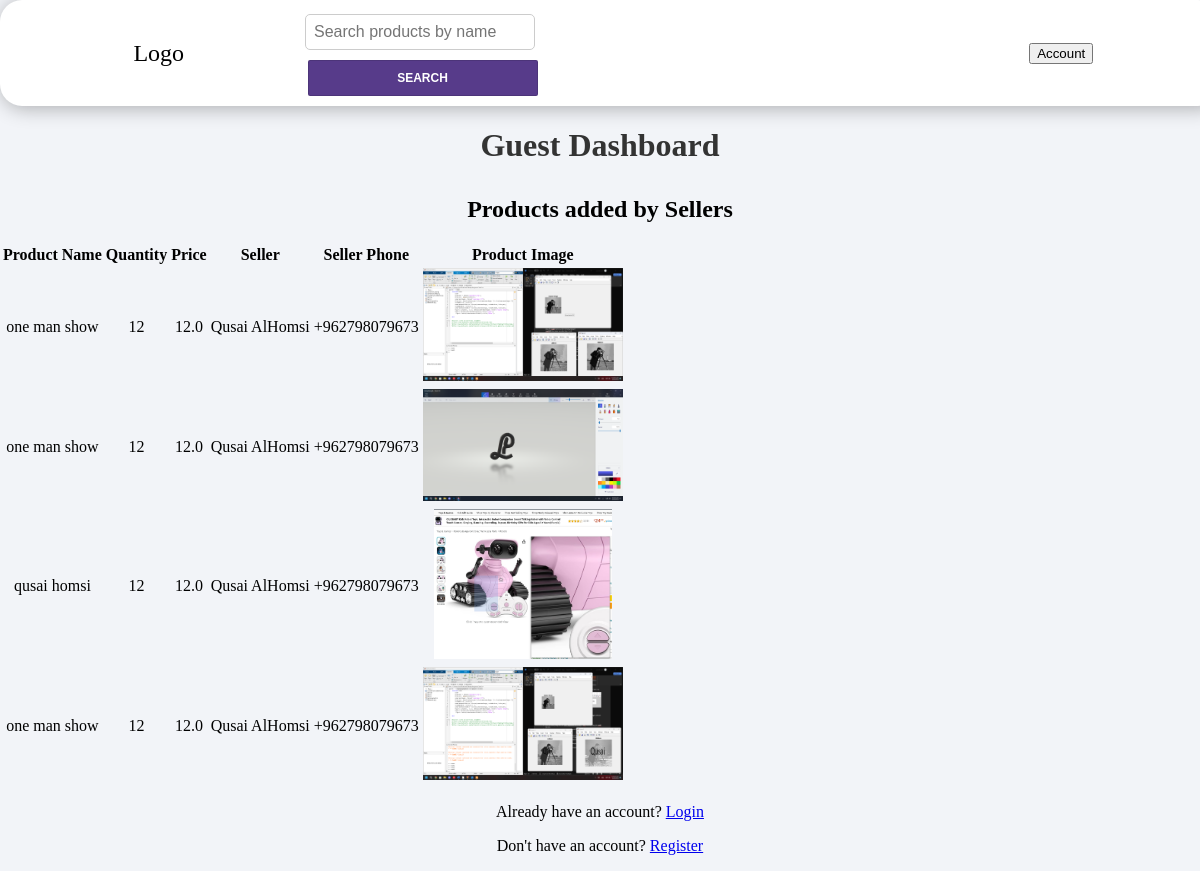
Before: / with the older database file.
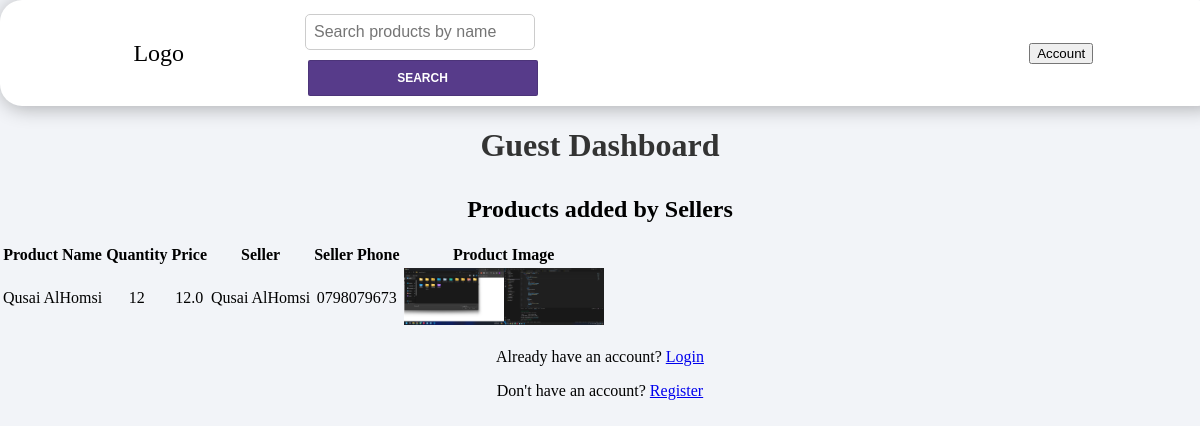
After: the same page with the newer database file.
### app.py (models this page shows, shortened)
class Product(db.Model):
    id = db.Column(db.Integer, primary_key=True)
    name = db.Column(db.String(100), nullable=False)
    quantity = db.Column(db.Integer, nullable=False)
    price = db.Column(db.Float, nullable=False)
    photo = db.Column(db.String(100), nullable=True)
    user_id = db.Column(db.Integer, db.ForeignKey('user.id'), nullable=True)

class User(db.Model, UserMixin):
    id = db.Column(db.Integer, primary_key=True)
    name = db.Column(db.String(100), nullable=False)
    email = db.Column(db.String(100), unique=True, nullable=False)
    password = db.Column(db.String(100), nullable=False)
    role = db.Column(db.String(20), nullable=False, default='customer')
    phonenumber = db.Column(db.String(20), nullable=True)

### app.py (the view)
@app.route('/')
def guest_dashboard():
    products_with_users = db.session.query(Product, User).join(User).all()
    return render_template('index.html', products_with_users=products_with_users)

### templates/index.html (shortened to what this page needs)
<!DOCTYPE html>
<html lang="en">
  <head>
    <link
      rel="stylesheet"
      href="{{ url_for('static', filename='seller.css') }}"
    />
  </head>
  <body>
    {% include 'navbar.html' %}
    <h1>Guest Dashboard</h1>
    <div>
      <h2>Products added by Sellers</h2>
      <table>
        <thead>
          <tr>
            <th>Product Name</th>
            <th>Quantity</th>
            <th>Price</th>
            <th>Seller</th>
            <th>Seller Phone</th>
            <th>Product Image</th>
          </tr>
        </thead>
        <tbody>
          {% for product, user in products_with_users %}
          <tr>
            <td>{{ product.name }}</td>
            <td>{{ product.quantity }}</td>
            <td>{{ product.price }}</td>
            <td>{{ user.name }}</td>
            <td>{{ user.phonenumber }}</td>
            <td>
              {% if product.photo %}
              <img
                src="{{ url_for('static', filename='uploads/' + product.photo) }}"
                alt="Product Image"
              />
              {% else %} No image available {% endif %}
            </td>
          </tr>
          {% endfor %}
        </tbody>
      </table>
    </div>
    <p>Already have an account? <a href="{{ url_for('login') }}">Login</a></p>
    <p>
      Don't have an account? <a href="{{ url_for('register') }}">Register</a>
    </p>
  </body>
</html>

### templates/navbar.html (shortened to what this page needs)
<!DOCTYPE html>
<html lang="en">
  <head>
    <link
      rel="stylesheet"
      href="{{ url_for('static', filename='seller.css') }}"
    />
    <link rel="stylesheet" href="../static/navbar.css" />
  </head>
  <body>
    <nav>
      <div class="logo">Logo</div>
      <div class="search">
        <form id="searchForm" onsubmit="searchProducts()">
          <input
            type="text"
            id="searchInput"
            placeholder="Search products by name"
          />
          <button type="submit">Search</button>
        </form>
      </div>
      <div class="account">
        <button id="accountBtn">Account</button>
      </div>
    </nav>
  </body>
</html>

### static/seller.css (style rules this page uses)
html, body { background: #f2f4f8; margin: 0; padding: 0; text-align: center; }
form { display: flex; flex-direction: column; align-items: center; }
form input[type="text"], form input[type="number"], form input[type="file"], form button[type="submit"] { border: 1px solid rgba(0, 0, 0, 0.125); border-radius: 0.125rem; box-sizing: border-box; font-size: 1rem; height: 2.25rem; line-height: 1.25rem; margin-top: 0.25rem; padding: 0.25rem 0.5rem; transition: all 0.25s; width: 100%; max-width: 300px; }
form button[type="submit"] { color: white; background: #573b8a; font-size: 0.75rem; font-weight: bold; margin-top: 0.625rem; text-transform: uppercase; cursor: pointer; }
h1 { color: #333; text-align: center; margin-bottom: 2rem; }
nav { background-color: #333; color: white; padding: 10px 20px; display: flex; justify-content: space-between; align-items: center; flex-wrap: wrap; }
.logo { font-size: 1.5rem; }
.search { display: flex; align-items: center; }
.search input[type="text"] { padding: 5px; margin-right: 5px; width: 100%; }
.search button { padding: 5px 10px; background-color: #ddd; border: none; cursor: pointer; }
.account { position: relative; }
ul img, table img { max-width: 200px; max-height: 150px; }

### static/navbar.css (style rules this page uses)
nav { background: white; width: 100%; display: flex; justify-content: space-between; padding: 10px; border-radius: 22px; box-shadow: 2px 2px 20px rgba(0, 0, 0, 0.3); align-items: center; flex-wrap: wrap; }
.logo { font-size: 1.5rem; color: black; text-decoration: none; flex: 1; }
.search { display: flex; align-items: center; flex: 2; margin-right: 10px; }
.search input[type="text"] { flex: 3; padding: 8px; border: 1px solid #ccc; border-radius: 5px; width: 100%; }
.search button { padding: 8px 16px; border: none; border-radius: 5px; background: #67a9f0; color: white; cursor: pointer; }
.account { position: relative; flex: 1; }

Changed rows visible on the page:
removed Product: name "one man show", quantity "12", price "12.0", name "Qusai AlHomsi", phonenumber "+962798079673", photo (picture)
removed Product: name "one man show", quantity "12", price "12.0", name "Qusai AlHomsi", phonenumber "+962798079673", photo (picture)
removed Product: name "qusai homsi", quantity "12", price "12.0", name "Qusai AlHomsi", phonenumber "+962798079673", photo (picture)
removed Product: name "one man show", quantity "12", price "12.0", name "Qusai AlHomsi", phonenumber "+962798079673", photo (picture)
added Product: name "Qusai AlHomsi", quantity "12", price "12.0", phonenumber "0798079673", photo (picture)
